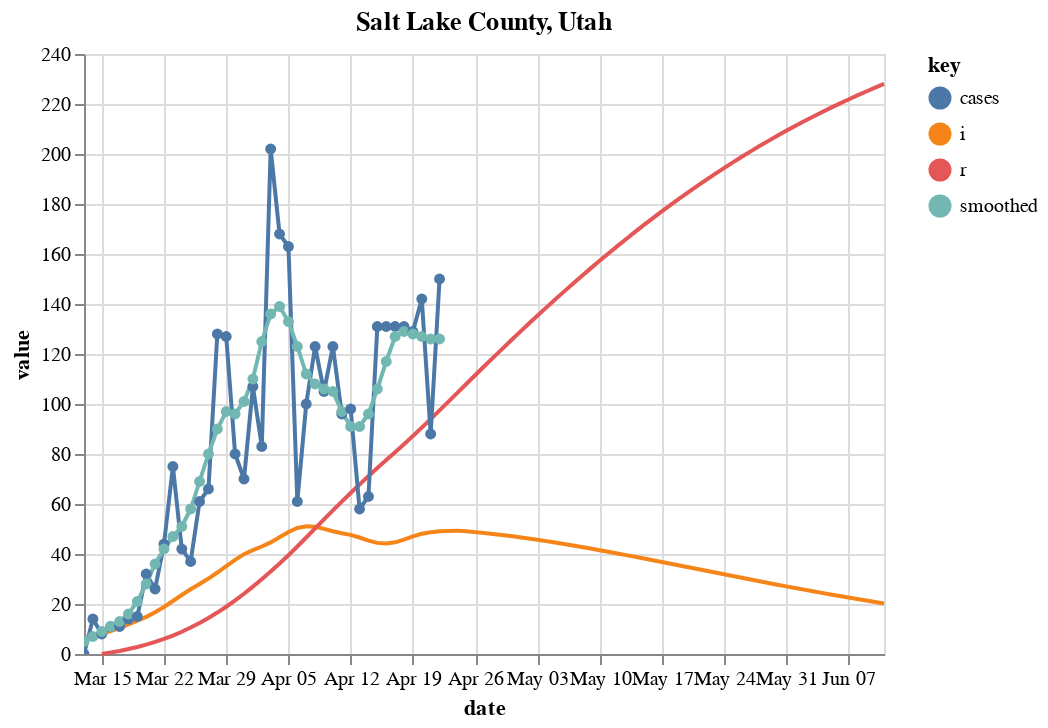

Notebook code cell kept with this figure:
### Code cell
c = [county_state("Salt Lake", "Utah")]
sir_df = county_sir(c, horizon=50, forecast_method=fm, fudge_factor=1)

# Plot forecast
fig, axes = plt.subplots(nrows=1, ncols=1, figsize=(1200/72,400/72))
fig.set_facecolor('w')
plot_rt_fc(sir_df, axes, c, forecast_method=fm)
plot_actuals_sir(sir_df, str(c[0].county + " County, " + c[0].state))

### Figure 1 — Vega-Lite specification as saved in the notebook (floating-point values rounded to 4 significant figures)
{"config": {"view": {"continuousWidth": 400, "continuousHeight": 300}}, "layer": [{"mark": "line", "encoding": {"color": {"type": "nominal", "field": "key"}, "x": {"type": "temporal", "field": "date"}, "y": {"type": "quantitative", "field": "value"}}, "title": "Salt Lake County, Utah", "transform": [{"fold": ["i", "r"]}]}, {"mark": {"type": "line", "clip": true, "point": true}, "encoding": {"color": {"type": "nominal", "field": "key"}, "x": {"type": "temporal", "field": "date"}, "y": {"type": "quantitative", "field": "value"}}, "title": "Salt Lake County, Utah", "transform": [{"fold": ["cases", "smoothed"]}]}], "data": {"name": "data-eaf68ccc5462079d10b3ac33159a0b6a"}, "$schema": "https://vega.github.io/schema/vega-lite/v4.8.1.json", "datasets": {"data-eaf68ccc5462079d10b3ac33159a0b6a": [{"date_str": "2020-03-13", "ML": 3.0, "Low_75": 1.3, "High_75": 5.44, "cases": 0.0, "smoothed": 5.0, "date": "2020-03-13T00:00:00", "fcst": 0.0, "prd_lin": 2.711, "prd_spln": 13.72, "prd_ets": null, "prd_loess": 4.029, "s": null, "i": null, "r": null, "b": null}, {"date_str": "2020-03-14", "ML": 3.12, "Low_75": 1.6, "High_75": 4.87, "cases": 14.0, "smoothed": 7.0, "date": "2020-03-14T00:00:00", "fcst": 0.0, "prd_lin": 2.659, "prd_spln": 8.522, "prd_ets": null, "prd_loess": 3.84, "s": null, "i": null, "r": null, "b": null}, {"date_str": "2020-03-15", "ML": 3.02, "Low_75": 1.67, "High_75": 4.4, "cases": 8.0, "smoothed": 9.0, "date": "2020-03-15T00:00:00", "fcst": 0.0, "prd_lin": 2.606, "prd_spln": 6.379, "prd_ets": null, "prd_loess": 3.657, "s": 56040.0, "i": 8.0, "r": 0.0, "b": 3.849e-06}, {"date_str": "2020-03-16", "ML": 2.86, "Low_75": 1.65, "High_75": 4.01, "cases": 11.0, "smoothed": 11.0, "date": "2020-03-16T00:00:00", "fcst": 0.0, "prd_lin": 2.554, "prd_spln": 5.159, "prd_ets": null, "prd_loess": 3.48, "s": 56040.0, "i": 9.154, "r": 0.5714, "b": 3.849e-06}, {"date_str": "2020-03-17", "ML": 2.7, "Low_75": 1.58, "High_75": 3.68, "cases": 11.0, "smoothed": 13.0, "date": "2020-03-17T00:00:00", "fcst": 0.0, "prd_lin": 2.501, "prd_spln": 4.353, "prd_ets": null, "prd_loess": 3.309, "s": 56030.0, "i": 10.48, "r": 1.225, "b": 3.646e-06}, {"date_str": "2020-03-18", "ML": 2.64, "Low_75": 1.62, "High_75": 3.53, "cases": 14.0, "smoothed": 16.0, "date": "2020-03-18T00:00:00", "fcst": 0.0, "prd_lin": 2.449, "prd_spln": 3.773, "prd_ets": null, "prd_loess": 3.143, "s": 56030.0, "i": 11.87, "r": 1.974, "b": 3.442e-06}, {"date_str": "2020-03-19", "ML": 2.71, "Low_75": 1.8, "High_75": 3.54, "cases": 15.0, "smoothed": 21.0, "date": "2020-03-19T00:00:00", "fcst": 0.0, "prd_lin": 2.396, "prd_spln": 3.332, "prd_ets": 2.56, "prd_loess": 2.983, "s": 56030.0, "i": 13.31, "r": 2.821, "b": 3.365e-06}, {"date_str": "2020-03-20", "ML": 2.79, "Low_75": 1.95, "High_75": 3.53, "cases": 32.0, "smoothed": 28.0, "date": "2020-03-20T00:00:00", "fcst": 0.0, "prd_lin": 2.343, "prd_spln": 2.984, "prd_ets": 2.582, "prd_loess": 2.829, "s": 56030.0, "i": 14.87, "r": 3.772, "b": 3.455e-06}, {"date_str": "2020-03-21", "ML": 2.78, "Low_75": 2.0, "High_75": 3.43, "cases": 26.0, "smoothed": 36.0, "date": "2020-03-21T00:00:00", "fcst": 0.0, "prd_lin": 2.291, "prd_spln": 2.703, "prd_ets": 2.85, "prd_loess": 2.681, "s": 56020.0, "i": 16.68, "r": 4.834, "b": 3.557e-06}, {"date_str": "2020-03-22", "ML": 2.58, "Low_75": 1.89, "High_75": 3.19, "cases": 44.0, "smoothed": 42.0, "date": "2020-03-22T00:00:00", "fcst": 0.0, "prd_lin": 2.238, "prd_spln": 2.472, "prd_ets": 2.777, "prd_loess": 2.538, "s": 56020.0, "i": 18.81, "r": 6.025, "b": 3.544e-06}, {"date_str": "2020-03-23", "ML": 2.36, "Low_75": 1.71, "High_75": 2.92, "cases": 75.0, "smoothed": 47.0, "date": "2020-03-23T00:00:00", "fcst": 0.0, "prd_lin": 2.186, "prd_spln": 2.279, "prd_ets": 2.425, "prd_loess": 2.402, "s": 56020.0, "i": 21.21, "r": 7.369, "b": 3.29e-06}, {"date_str": "2020-03-24", "ML": 2.15, "Low_75": 1.51, "High_75": 2.66, "cases": 42.0, "smoothed": 51.0, "date": "2020-03-24T00:00:00", "fcst": 0.0, "prd_lin": 2.133, "prd_spln": 2.117, "prd_ets": 2.183, "prd_loess": 2.271, "s": 56010.0, "i": 23.6, "r": 8.884, "b": 3.009e-06}, {"date_str": "2020-03-25", "ML": 2.08, "Low_75": 1.46, "High_75": 2.56, "cases": 37.0, "smoothed": 58.0, "date": "2020-03-25T00:00:00", "fcst": 0.0, "prd_lin": 2.081, "prd_spln": 1.978, "prd_ets": 1.982, "prd_loess": 2.146, "s": 56010.0, "i": 25.89, "r": 10.57, "b": 2.742e-06}, {"date_str": "2020-03-26", "ML": 2.12, "Low_75": 1.53, "High_75": 2.58, "cases": 61.0, "smoothed": 69.0, "date": "2020-03-26T00:00:00", "fcst": 0.0, "prd_lin": 2.028, "prd_spln": 1.859, "prd_ets": 2.021, "prd_loess": 2.027, "s": 56010.0, "i": 28.02, "r": 12.42, "b": 2.653e-06}, {"date_str": "2020-03-27", "ML": 2.09, "Low_75": 1.53, "High_75": 2.53, "cases": 66.0, "smoothed": 80.0, "date": "2020-03-27T00:00:00", "fcst": 0.0, "prd_lin": 1.975, "prd_spln": 1.756, "prd_ets": 2.15, "prd_loess": 1.914, "s": 56000.0, "i": 30.18, "r": 14.42, "b": 2.704e-06}, {"date_str": "2020-03-28", "ML": 2.0, "Low_75": 1.5, "High_75": 2.45, "cases": 128.0, "smoothed": 90.0, "date": "2020-03-28T00:00:00", "fcst": 0.0, "prd_lin": 1.923, "prd_spln": 1.666, "prd_ets": 2.069, "prd_loess": 1.806, "s": 56000.0, "i": 32.59, "r": 16.58, "b": 2.666e-06}, {"date_str": "2020-03-29", "ML": 1.85, "Low_75": 1.34, "High_75": 2.26, "cases": 127.0, "smoothed": 97.0, "date": "2020-03-29T00:00:00", "fcst": 0.0, "prd_lin": 1.87, "prd_spln": 1.587, "prd_ets": 1.929, "prd_loess": 1.705, "s": 55990.0, "i": 35.13, "r": 18.9, "b": 2.551e-06}, {"date_str": "2020-03-30", "ML": 1.56, "Low_75": 1.06, "High_75": 1.96, "cases": 80.0, "smoothed": 96.0, "date": "2020-03-30T00:00:00", "fcst": 0.0, "prd_lin": 1.818, "prd_spln": 1.518, "prd_ets": 1.731, "prd_loess": 1.609, "s": 55990.0, "i": 37.64, "r": 21.41, "b": 2.36e-06}, {"date_str": "2020-03-31", "ML": 1.5, "Low_75": 1.0, "High_75": 1.89, "cases": 70.0, "smoothed": 101.0, "date": "2020-03-31T00:00:00", "fcst": 0.0, "prd_lin": 1.765, "prd_spln": 1.456, "prd_ets": 1.332, "prd_loess": 1.519, "s": 55980.0, "i": 39.92, "r": 24.1, "b": 1.99e-06}, {"date_str": "2020-04-01", "ML": 1.53, "Low_75": 1.03, "High_75": 1.91, "cases": 107.0, "smoothed": 110.0, "date": "2020-04-01T00:00:00", "fcst": 0.0, "prd_lin": 1.713, "prd_spln": 1.402, "prd_ets": 1.445, "prd_loess": 1.435, "s": 55980.0, "i": 41.52, "r": 26.95, "b": 1.914e-06}, {"date_str": "2020-04-02", "ML": 1.65, "Low_75": 1.2, "High_75": 2.05, "cases": 83.0, "smoothed": 125.0, "date": "2020-04-02T00:00:00", "fcst": 0.0, "prd_lin": 1.66, "prd_spln": 1.353, "prd_ets": 1.554, "prd_loess": 1.356, "s": 55970.0, "i": 43.0, "r": 29.92, "b": 1.952e-06}, {"date_str": "2020-04-03", "ML": 1.63, "Low_75": 1.16, "High_75": 1.99, "cases": 202.0, "smoothed": 136.0, "date": "2020-04-03T00:00:00", "fcst": 0.0, "prd_lin": 1.607, "prd_spln": 1.309, "prd_ets": 1.744, "prd_loess": 1.283, "s": 55970.0, "i": 44.63, "r": 32.99, "b": 2.106e-06}, {"date_str": "2020-04-04", "ML": 1.46, "Low_75": 1.01, "High_75": 1.82, "cases": 168.0, "smoothed": 139.0, "date": "2020-04-04T00:00:00", "fcst": 0.0, "prd_lin": 1.555, "prd_spln": 1.271, "prd_ets": 1.619, "prd_loess": 1.215, "s": 55960.0, "i": 46.7, "r": 36.18, "b": 2.08e-06}, {"date_str": "2020-04-05", "ML": 1.19, "Low_75": 0.78, "High_75": 1.58, "cases": 163.0, "smoothed": 133.0, "date": "2020-04-05T00:00:00", "fcst": 0.0, "prd_lin": 1.502, "prd_spln": 1.236, "prd_ets": 1.327, "prd_loess": 1.151, "s": 55960.0, "i": 48.8, "r": 39.52, "b": 1.863e-06}, {"date_str": "2020-04-06", "ML": 0.95, "Low_75": 0.52, "High_75": 1.33, "cases": 61.0, "smoothed": 123.0, "date": "2020-04-06T00:00:00", "fcst": 0.0, "prd_lin": 1.45, "prd_spln": 1.205, "prd_ets": 0.976, "prd_loess": 1.101, "s": 55950.0, "i": 50.41, "r": 43.0, "b": 1.519e-06}, {"date_str": "2020-04-07", "ML": 0.76, "Low_75": 0.3, "High_75": 1.12, "cases": 100.0, "smoothed": 112.0, "date": "2020-04-07T00:00:00", "fcst": 0.0, "prd_lin": 1.397, "prd_spln": 1.176, "prd_ets": 0.7569, "prd_loess": 1.059, "s": 55950.0, "i": 51.09, "r": 46.6, "b": 1.213e-06}, {"date_str": "2020-04-08", "ML": 0.74, "Low_75": 0.31, "High_75": 1.14, "cases": 123.0, "smoothed": 108.0, "date": "2020-04-08T00:00:00", "fcst": 0.0, "prd_lin": 1.345, "prd_spln": 1.151, "prd_ets": 0.6076, "prd_loess": 1.023, "s": 55940.0, "i": 50.91, "r": 50.25, "b": 9.703e-07}, {"date_str": "2020-04-09", "ML": 0.77, "Low_75": 0.3, "High_75": 1.15, "cases": 105.0, "smoothed": 106.0, "date": "2020-04-09T00:00:00", "fcst": 0.0, "prd_lin": 1.292, "prd_spln": 1.127, "prd_ets": 0.72, "prd_loess": 0.9941, "s": 55940.0, "i": 50.04, "r": 53.89, "b": 9.448e-07}, {"date_str": "2020-04-10", "ML": 0.81, "Low_75": 0.31, "High_75": 1.18, "cases": 123.0, "smoothed": 105.0, "date": "2020-04-10T00:00:00", "fcst": 0.0, "prd_lin": 1.239, "prd_spln": 1.106, "prd_ets": 0.7943, "prd_loess": 0.9715, "s": 55940.0, "i": 49.11, "r": 57.46, "b": 9.832e-07}, {"date_str": "2020-04-11", "ML": 0.69, "Low_75": 0.2, "High_75": 1.05, "cases": 96.0, "smoothed": 97.0, "date": "2020-04-11T00:00:00", "fcst": 0.0, "prd_lin": 1.187, "prd_spln": 1.086, "prd_ets": 0.8422, "prd_loess": 0.9556, "s": 55940.0, "i": 48.3, "r": 60.97, "b": 1.034e-06}, {"date_str": "2020-04-12", "ML": 0.63, "Low_75": 0.16, "High_75": 1.0, "cases": 98.0, "smoothed": 91.0, "date": "2020-04-12T00:00:00", "fcst": 0.0, "prd_lin": 1.134, "prd_spln": 1.068, "prd_ets": 0.5988, "prd_loess": 0.9464, "s": 55930.0, "i": 47.64, "r": 64.42, "b": 8.811e-07}, {"date_str": "2020-04-13", "ML": 0.72, "Low_75": 0.22, "High_75": 1.1, "cases": 58.0, "smoothed": 91.0, "date": "2020-04-13T00:00:00", "fcst": 0.0, "prd_lin": 1.082, "prd_spln": 1.051, "prd_ets": 0.579, "prd_loess": 0.9441, "s": 55930.0, "i": 46.59, "r": 67.82, "b": 8.045e-07}, {"date_str": "2020-04-14", "ML": 0.91, "Low_75": 0.42, "High_75": 1.33, "cases": 63.0, "smoothed": 96.0, "date": "2020-04-14T00:00:00", "fcst": 0.0, "prd_lin": 1.029, "prd_spln": 1.034, "prd_ets": 0.7881, "prd_loess": 0.9488, "s": 55930.0, "i": 45.36, "r": 71.15, "b": 9.195e-07}, {"date_str": "2020-04-15", "ML": 1.16, "Low_75": 0.65, "High_75": 1.56, "cases": 131.0, "smoothed": 106.0, "date": "2020-04-15T00:00:00", "fcst": 0.0, "prd_lin": 0.9766, "prd_spln": 1.019, "prd_ets": 1.06, "prd_loess": 0.9606, "s": 55930.0, "i": 44.45, "r": 74.39, "b": 1.162e-06}, {"date_str": "2020-04-16", "ML": 1.33, "Low_75": 0.86, "High_75": 1.74, "cases": 131.0, "smoothed": 117.0, "date": "2020-04-16T00:00:00", "fcst": 0.0, "prd_lin": 0.924, "prd_spln": 1.005, "prd_ets": 1.359, "prd_loess": 0.9795, "s": 55920.0, "i": 44.16, "r": 77.56, "b": 1.482e-06}, {"date_str": "2020-04-17", "ML": 1.41, "Low_75": 0.96, "High_75": 1.81, "cases": 131.0, "smoothed": 127.0, "date": "2020-04-17T00:00:00", "fcst": 0.0, "prd_lin": 0.8715, "prd_spln": 0.9912, "prd_ets": 1.468, "prd_loess": 1.006, "s": 55920.0, "i": 44.67, "r": 80.72, "b": 1.699e-06}, {"date_str": "2020-04-18", "ML": 1.31, "Low_75": 0.87, "High_75": 1.7, "cases": 131.0, "smoothed": 129.0, "date": "2020-04-18T00:00:00", "fcst": 0.0, "prd_lin": 0.8189, "prd_spln": 0.9782, "prd_ets": 1.475, "prd_loess": 1.039, "s": 55920.0, "i": 45.72, "r": 83.91, "b": 1.801e-06}, {"date_str": "2020-04-19", "ML": 1.18, "Low_75": 0.71, "High_75": 1.54, "cases": 129.0, "smoothed": 128.0, "date": "2020-04-19T00:00:00", "fcst": 0.0, "prd_lin": 0.7663, "prd_spln": 0.9657, "prd_ets": 1.234, "prd_loess": 1.079, "s": 55910.0, "i": 47.06, "r": 87.18, "b": 1.673e-06}, {"date_str": "2020-04-20", "ML": 1.1, "Low_75": 0.68, "High_75": 1.5, "cases": 142.0, "smoothed": 127.0, "date": "2020-04-20T00:00:00", "fcst": 0.0, "prd_lin": 0.7138, "prd_spln": 0.9537, "prd_ets": 1.075, "prd_loess": 1.127, "s": 55910.0, "i": 48.1, "r": 90.54, "b": 1.507e-06}, {"date_str": "2020-04-21", "ML": 1.05, "Low_75": 0.58, "High_75": 1.41, "cases": 88.0, "smoothed": 126.0, "date": "2020-04-21T00:00:00", "fcst": 0.0, "prd_lin": 0.6612, "prd_spln": 0.9421, "prd_ets": 1.035, "prd_loess": 1.182, "s": 55900.0, "i": 48.72, "r": 93.97, "b": 1.405e-06}, {"date_str": "2020-04-22", "ML": 1.03, "Low_75": 0.57, "High_75": 1.4, "cases": 150.0, "smoothed": 126.0, "date": "2020-04-22T00:00:00", "fcst": 0.0, "prd_lin": 0.5573, "prd_spln": 0.9309, "prd_ets": 1.01, "prd_loess": 1.243, "s": 55900.0, "i": 49.07, "r": 97.45, "b": 1.342e-06}, {"date_str": "2020-04-23", "ML": null, "Low_75": null, "High_75": null, "cases": null, "smoothed": null, "date": "2020-04-23T00:00:00", "fcst": 1.0, "prd_lin": 0.5134, "prd_spln": 0.9201, "prd_ets": 1.014, "prd_loess": 1.312, "s": 55900.0, "i": 49.24, "r": 101.0, "b": 1.316e-06}, {"date_str": "2020-04-24", "ML": null, "Low_75": null, "High_75": null, "cases": null, "smoothed": null, "date": "2020-04-24T00:00:00", "fcst": 1.0, "prd_lin": 0.4697, "prd_spln": 0.9095, "prd_ets": 1.001, "prd_loess": 1.387, "s": 55890.0, "i": 49.35, "r": 104.5, "b": 1.176e-06}, {"date_str": "2020-04-25", "ML": null, "Low_75": null, "High_75": null, "cases": null, "smoothed": null, "date": "2020-04-25T00:00:00", "fcst": 1.0, "prd_lin": 0.4264, "prd_spln": 0.8993, "prd_ets": 0.9905, "prd_loess": 1.47, "s": 55890.0, "i": 49.07, "r": 108.0, "b": 1.162e-06}, {"date_str": "2020-04-26", "ML": null, "Low_75": null, "High_75": null, "cases": null, "smoothed": null, "date": "2020-04-26T00:00:00", "fcst": 1.0, "prd_lin": 0.3838, "prd_spln": 0.8893, "prd_ets": 0.9822, "prd_loess": 1.559, "s": 55890.0, "i": 48.75, "r": 111.5, "b": 1.149e-06}, {"date_str": "2020-04-27", "ML": null, "Low_75": null, "High_75": null, "cases": null, "smoothed": null, "date": "2020-04-27T00:00:00", "fcst": 1.0, "prd_lin": 0.342, "prd_spln": 0.8797, "prd_ets": 0.9757, "prd_loess": 1.655, "s": 55880.0, "i": 48.4, "r": 115.0, "b": 1.137e-06}, {"date_str": "2020-04-28", "ML": null, "Low_75": null, "High_75": null, "cases": null, "smoothed": null, "date": "2020-04-28T00:00:00", "fcst": 1.0, "prd_lin": 0.3013, "prd_spln": 0.8702, "prd_ets": 0.9704, "prd_loess": 1.758, "s": 55880.0, "i": 48.02, "r": 118.4, "b": 1.124e-06}, {"date_str": "2020-04-29", "ML": null, "Low_75": null, "High_75": null, "cases": null, "smoothed": null, "date": "2020-04-29T00:00:00", "fcst": 1.0, "prd_lin": 0.2619, "prd_spln": 0.861, "prd_ets": 0.9662, "prd_loess": 1.868, "s": 55880.0, "i": 47.6, "r": 121.9, "b": 1.112e-06}, {"date_str": "2020-04-30", "ML": null, "Low_75": null, "High_75": null, "cases": null, "smoothed": null, "date": "2020-04-30T00:00:00", "fcst": 1.0, "prd_lin": 0.2241, "prd_spln": 0.8521, "prd_ets": 0.9628, "prd_loess": 1.984, "s": 55870.0, "i": 47.16, "r": 125.3, "b": 1.101e-06}, {"date_str": "2020-05-01", "ML": null, "Low_75": null, "High_75": null, "cases": null, "smoothed": null, "date": "2020-05-01T00:00:00", "fcst": 1.0, "prd_lin": 0.1879, "prd_spln": 0.8434, "prd_ets": 0.9601, "prd_loess": 2.108, "s": 55870.0, "i": 46.69, "r": 128.6, "b": 1.089e-06}, {"date_str": "2020-05-02", "ML": null, "Low_75": null, "High_75": null, "cases": null, "smoothed": null, "date": "2020-05-02T00:00:00", "fcst": 1.0, "prd_lin": 0.1538, "prd_spln": 0.8348, "prd_ets": 0.958, "prd_loess": 2.238, "s": 55870.0, "i": 46.2, "r": 132.0, "b": 1.078e-06}, {"date_str": "2020-05-03", "ML": null, "Low_75": null, "High_75": null, "cases": null, "smoothed": null, "date": "2020-05-03T00:00:00", "fcst": 1.0, "prd_lin": 0.1217, "prd_spln": 0.8265, "prd_ets": 0.9562, "prd_loess": 2.374, "s": 55870.0, "i": 45.68, "r": 135.3, "b": 1.067e-06}, {"date_str": "2020-05-04", "ML": null, "Low_75": null, "High_75": null, "cases": null, "smoothed": null, "date": "2020-05-04T00:00:00", "fcst": 1.0, "prd_lin": 0.09209, "prd_spln": 0.8184, "prd_ets": 0.9549, "prd_loess": 2.518, "s": 55860.0, "i": 45.14, "r": 138.5, "b": 1.057e-06}, {"date_str": "2020-05-05", "ML": null, "Low_75": null, "High_75": null, "cases": null, "smoothed": null, "date": "2020-05-05T00:00:00", "fcst": 1.0, "prd_lin": 0.06503, "prd_spln": 0.8105, "prd_ets": 0.9538, "prd_loess": 2.668, "s": 55860.0, "i": 44.58, "r": 141.8, "b": 1.046e-06}, {"date_str": "2020-05-06", "ML": null, "Low_75": null, "High_75": null, "cases": null, "smoothed": null, "date": "2020-05-06T00:00:00", "fcst": 1.0, "prd_lin": 0.04079, "prd_spln": 0.8027, "prd_ets": 0.9529, "prd_loess": 2.825, "s": 55860.0, "i": 44.01, "r": 144.9, "b": 1.036e-06}, {"date_str": "2020-05-07", "ML": null, "Low_75": null, "High_75": null, "cases": null, "smoothed": null, "date": "2020-05-07T00:00:00", "fcst": 1.0, "prd_lin": 0.01958, "prd_spln": 0.7951, "prd_ets": 0.9522, "prd_loess": 2.988, "s": 55850.0, "i": 43.41, "r": 148.1, "b": 1.026e-06}, {"date_str": "2020-05-08", "ML": null, "Low_75": null, "High_75": null, "cases": null, "smoothed": null, "date": "2020-05-08T00:00:00", "fcst": 1.0, "prd_lin": 0.001612, "prd_spln": 0.7877, "prd_ets": 0.9516, "prd_loess": 3.159, "s": 55850.0, "i": 42.8, "r": 151.2, "b": 1.017e-06}, {"date_str": "2020-05-09", "ML": null, "Low_75": null, "High_75": null, "cases": null, "smoothed": null, "date": "2020-05-09T00:00:00", "fcst": 1.0, "prd_lin": -0.0129, "prd_spln": 0.7805, "prd_ets": 0.9512, "prd_loess": 3.335, "s": 55850.0, "i": 42.17, "r": 154.3, "b": 1.007e-06}, {"date_str": "2020-05-10", "ML": null, "Low_75": null, "High_75": null, "cases": null, "smoothed": null, "date": "2020-05-10T00:00:00", "fcst": 1.0, "prd_lin": -0.02393, "prd_spln": 0.7734, "prd_ets": 0.9508, "prd_loess": 3.519, "s": 55850.0, "i": 41.53, "r": 157.3, "b": 9.982e-07}, {"date_str": "2020-05-11", "ML": null, "Low_75": null, "High_75": null, "cases": null, "smoothed": null, "date": "2020-05-11T00:00:00", "fcst": 1.0, "prd_lin": -0.03176, "prd_spln": 0.7664, "prd_ets": 0.9505, "prd_loess": 3.709, "s": 55840.0, "i": 40.88, "r": 160.2, "b": 9.891e-07}, {"date_str": "2020-05-12", "ML": null, "Low_75": null, "High_75": null, "cases": null, "smoothed": null, "date": "2020-05-12T00:00:00", "fcst": 1.0, "prd_lin": -0.03668, "prd_spln": 0.7596, "prd_ets": 0.9503, "prd_loess": 3.906, "s": 55840.0, "i": 40.22, "r": 163.1, "b": 9.803e-07}, {"date_str": "2020-05-13", "ML": null, "Low_75": null, "High_75": null, "cases": null, "smoothed": null, "date": "2020-05-13T00:00:00", "fcst": 1.0, "prd_lin": -0.03899, "prd_spln": 0.7529, "prd_ets": 0.9501, "prd_loess": 4.109, "s": 55840.0, "i": 39.55, "r": 166.0, "b": 9.716e-07}, {"date_str": "2020-05-14", "ML": null, "Low_75": null, "High_75": null, "cases": null, "smoothed": null, "date": "2020-05-14T00:00:00", "fcst": 1.0, "prd_lin": -0.039, "prd_spln": 0.7464, "prd_ets": 0.9499, "prd_loess": 4.319, "s": 55840.0, "i": 38.87, "r": 168.8, "b": 9.631e-07}, {"date_str": "2020-05-15", "ML": null, "Low_75": null, "High_75": null, "cases": null, "smoothed": null, "date": "2020-05-15T00:00:00", "fcst": 1.0, "prd_lin": -0.037, "prd_spln": 0.7399, "prd_ets": 0.9498, "prd_loess": 4.536, "s": 55840.0, "i": 38.18, "r": 171.6, "b": 9.547e-07}, {"date_str": "2020-05-16", "ML": null, "Low_75": null, "High_75": null, "cases": null, "smoothed": null, "date": "2020-05-16T00:00:00", "fcst": 1.0, "prd_lin": -0.03328, "prd_spln": 0.7336, "prd_ets": 0.9497, "prd_loess": 4.759, "s": 55830.0, "i": 37.49, "r": 174.4, "b": 9.466e-07}, {"date_str": "2020-05-17", "ML": null, "Low_75": null, "High_75": null, "cases": null, "smoothed": null, "date": "2020-05-17T00:00:00", "fcst": 1.0, "prd_lin": -0.02816, "prd_spln": 0.7275, "prd_ets": 0.9496, "prd_loess": 4.989, "s": 55830.0, "i": 36.79, "r": 177.0, "b": 9.385e-07}, {"date_str": "2020-05-18", "ML": null, "Low_75": null, "High_75": null, "cases": null, "smoothed": null, "date": "2020-05-18T00:00:00", "fcst": 1.0, "prd_lin": -0.02192, "prd_spln": 0.7214, "prd_ets": 0.9496, "prd_loess": 5.226, "s": 55830.0, "i": 36.09, "r": 179.7, "b": 9.307e-07}, {"date_str": "2020-05-19", "ML": null, "Low_75": null, "High_75": null, "cases": null, "smoothed": null, "date": "2020-05-19T00:00:00", "fcst": 1.0, "prd_lin": -0.01487, "prd_spln": 0.7154, "prd_ets": 0.9495, "prd_loess": 5.469, "s": 55830.0, "i": 35.39, "r": 182.2, "b": 9.229e-07}, {"date_str": "2020-05-20", "ML": null, "Low_75": null, "High_75": null, "cases": null, "smoothed": null, "date": "2020-05-20T00:00:00", "fcst": 1.0, "prd_lin": -0.007311, "prd_spln": 0.7096, "prd_ets": 0.9495, "prd_loess": 5.719, "s": 55830.0, "i": 34.69, "r": 184.8, "b": 9.154e-07}, {"date_str": "2020-05-21", "ML": null, "Low_75": null, "High_75": null, "cases": null, "smoothed": null, "date": "2020-05-21T00:00:00", "fcst": 1.0, "prd_lin": 0.0004654, "prd_spln": 0.7039, "prd_ets": 0.9495, "prd_loess": 5.975, "s": 55820.0, "i": 33.98, "r": 187.2, "b": 9.079e-07}, {"date_str": "2020-05-22", "ML": null, "Low_75": null, "High_75": null, "cases": null, "smoothed": null, "date": "2020-05-22T00:00:00", "fcst": 1.0, "prd_lin": 0.008157, "prd_spln": 0.6982, "prd_ets": 0.9494, "prd_loess": 6.238, "s": 55820.0, "i": 33.28, "r": 189.7, "b": 9.006e-07}, {"date_str": "2020-05-23", "ML": null, "Low_75": null, "High_75": null, "cases": null, "smoothed": null, "date": "2020-05-23T00:00:00", "fcst": 1.0, "prd_lin": 0.01546, "prd_spln": 0.6927, "prd_ets": 0.9494, "prd_loess": 6.507, "s": 55820.0, "i": 32.57, "r": 192.0, "b": 8.934e-07}, {"date_str": "2020-05-24", "ML": null, "Low_75": null, "High_75": null, "cases": null, "smoothed": null, "date": "2020-05-24T00:00:00", "fcst": 1.0, "prd_lin": 0.02209, "prd_spln": 0.6872, "prd_ets": 0.9494, "prd_loess": 6.783, "s": 55820.0, "i": 31.87, "r": 194.4, "b": 8.863e-07}, {"date_str": "2020-05-25", "ML": null, "Low_75": null, "High_75": null, "cases": null, "smoothed": null, "date": "2020-05-25T00:00:00", "fcst": 1.0, "prd_lin": 0.02773, "prd_spln": 0.6818, "prd_ets": 0.9494, "prd_loess": 7.066, "s": 55820.0, "i": 31.17, "r": 196.6, "b": 8.794e-07}, {"date_str": "2020-05-26", "ML": null, "Low_75": null, "High_75": null, "cases": null, "smoothed": null, "date": "2020-05-26T00:00:00", "fcst": 1.0, "prd_lin": 0.03211, "prd_spln": 0.6766, "prd_ets": 0.9494, "prd_loess": 7.355, "s": 55820.0, "i": 30.47, "r": 198.9, "b": 8.725e-07}, {"date_str": "2020-05-27", "ML": null, "Low_75": null, "High_75": null, "cases": null, "smoothed": null, "date": "2020-05-27T00:00:00", "fcst": 1.0, "prd_lin": 0.03517, "prd_spln": 0.6714, "prd_ets": 0.9494, "prd_loess": 7.651, "s": 55820.0, "i": 29.78, "r": 201.1, "b": 8.658e-07}, {"date_str": "2020-05-28", "ML": null, "Low_75": null, "High_75": null, "cases": null, "smoothed": null, "date": "2020-05-28T00:00:00", "fcst": 1.0, "prd_lin": 0.03698, "prd_spln": 0.6663, "prd_ets": 0.9494, "prd_loess": 7.953, "s": 55810.0, "i": 29.09, "r": 203.2, "b": 8.592e-07}, {"date_str": "2020-05-29", "ML": null, "Low_75": null, "High_75": null, "cases": null, "smoothed": null, "date": "2020-05-29T00:00:00", "fcst": 1.0, "prd_lin": 0.03763, "prd_spln": 0.6613, "prd_ets": 0.9494, "prd_loess": 8.262, "s": 55810.0, "i": 28.41, "r": 205.3, "b": 8.527e-07}, {"date_str": "2020-05-30", "ML": null, "Low_75": null, "High_75": null, "cases": null, "smoothed": null, "date": "2020-05-30T00:00:00", "fcst": 1.0, "prd_lin": 0.03721, "prd_spln": 0.6563, "prd_ets": 0.9494, "prd_loess": 8.578, "s": 55810.0, "i": 27.73, "r": 207.3, "b": 8.463e-07}, {"date_str": "2020-05-31", "ML": null, "Low_75": null, "High_75": null, "cases": null, "smoothed": null, "date": "2020-05-31T00:00:00", "fcst": 1.0, "prd_lin": 0.03579, "prd_spln": 0.6515, "prd_ets": 0.9494, "prd_loess": 8.9, "s": 55810.0, "i": 27.06, "r": 209.3, "b": 8.4e-07}, {"date_str": "2020-06-01", "ML": null, "Low_75": null, "High_75": null, "cases": null, "smoothed": null, "date": "2020-06-01T00:00:00", "fcst": 1.0, "prd_lin": 0.03346, "prd_spln": 0.6467, "prd_ets": 0.9494, "prd_loess": 9.228, "s": 55810.0, "i": 26.4, "r": 211.2, "b": 8.338e-07}, {"date_str": "2020-06-02", "ML": null, "Low_75": null, "High_75": null, "cases": null, "smoothed": null, "date": "2020-06-02T00:00:00", "fcst": 1.0, "prd_lin": 0.0303, "prd_spln": 0.6419, "prd_ets": 0.9494, "prd_loess": 9.563, "s": 55810.0, "i": 25.74, "r": 213.1, "b": 8.277e-07}, {"date_str": "2020-06-03", "ML": null, "Low_75": null, "High_75": null, "cases": null, "smoothed": null, "date": "2020-06-03T00:00:00", "fcst": 1.0, "prd_lin": 0.02639, "prd_spln": 0.6373, "prd_ets": 0.9494, "prd_loess": 9.905, "s": 55810.0, "i": 25.09, "r": 214.9, "b": 8.216e-07}, {"date_str": "2020-06-04", "ML": null, "Low_75": null, "High_75": null, "cases": null, "smoothed": null, "date": "2020-06-04T00:00:00", "fcst": 1.0, "prd_lin": 0.02183, "prd_spln": 0.6327, "prd_ets": 0.9494, "prd_loess": 10.25, "s": 55800.0, "i": 24.45, "r": 216.7, "b": 8.157e-07}, {"date_str": "2020-06-05", "ML": null, "Low_75": null, "High_75": null, "cases": null, "smoothed": null, "date": "2020-06-05T00:00:00", "fcst": 1.0, "prd_lin": 0.01668, "prd_spln": 0.6282, "prd_ets": 0.9494, "prd_loess": 10.61, "s": 55800.0, "i": 23.82, "r": 218.5, "b": 8.099e-07}, {"date_str": "2020-06-06", "ML": null, "Low_75": null, "High_75": null, "cases": null, "smoothed": null, "date": "2020-06-06T00:00:00", "fcst": 1.0, "prd_lin": 0.01103, "prd_spln": 0.6238, "prd_ets": 0.9493, "prd_loess": 10.97, "s": 55800.0, "i": 23.19, "r": 220.2, "b": 8.041e-07}, {"date_str": "2020-06-07", "ML": null, "Low_75": null, "High_75": null, "cases": null, "smoothed": null, "date": "2020-06-07T00:00:00", "fcst": 1.0, "prd_lin": 0.004973, "prd_spln": 0.6194, "prd_ets": 0.9493, "prd_loess": 11.34, "s": 55800.0, "i": 22.58, "r": 221.8, "b": 7.984e-07}, {"date_str": "2020-06-08", "ML": null, "Low_75": null, "High_75": null, "cases": null, "smoothed": null, "date": "2020-06-08T00:00:00", "fcst": 1.0, "prd_lin": -0.001418, "prd_spln": 0.6151, "prd_ets": 0.9493, "prd_loess": 11.71, "s": 55800.0, "i": 21.97, "r": 223.4, "b": 7.928e-07}, {"date_str": "2020-06-09", "ML": null, "Low_75": null, "High_75": null, "cases": null, "smoothed": null, "date": "2020-06-09T00:00:00", "fcst": 1.0, "prd_lin": -0.008057, "prd_spln": 0.6108, "prd_ets": 0.9493, "prd_loess": 12.09, "s": 55800.0, "i": 21.37, "r": 225.0, "b": 7.873e-07}, {"date_str": "2020-06-10", "ML": null, "Low_75": null, "High_75": null, "cases": null, "smoothed": null, "date": "2020-06-10T00:00:00", "fcst": 1.0, "prd_lin": -0.01486, "prd_spln": 0.6066, "prd_ets": 0.9493, "prd_loess": 12.48, "s": 55800.0, "i": 20.78, "r": 226.5, "b": 7.819e-07}, {"date_str": "2020-06-11", "ML": null, "Low_75": null, "High_75": null, "cases": null, "smoothed": null, "date": "2020-06-11T00:00:00", "fcst": 1.0, "prd_lin": -0.02175, "prd_spln": 0.6024, "prd_ets": 0.9493, "prd_loess": 12.87, "s": 55800.0, "i": 20.21, "r": 228.0, "b": 7.765e-07}]}}
